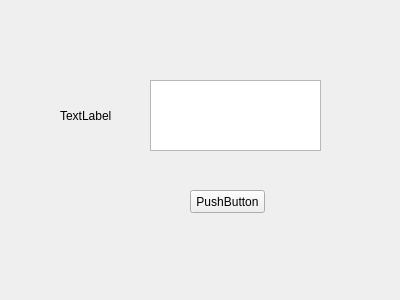
<?xml version="1.0" encoding="UTF-8"?>
<ui version="4.0">
 <class>FrmMain</class>
 <widget class="QWidget" name="FrmMain">
  <property name="geometry">
   <rect>
    <x>0</x>
    <y>0</y>
    <width>400</width>
    <height>300</height>
   </rect>
  </property>
  <property name="windowTitle">
   <string>Form</string>
  </property>
  <widget class="QPushButton" name="btnTest">
   <property name="geometry">
    <rect>
     <x>190</x>
     <y>190</y>
     <width>75</width>
     <height>23</height>
    </rect>
   </property>
   <property name="text">
    <string>PushButton</string>
   </property>
  </widget>
  <widget class="QLabel" name="lblShow">
   <property name="geometry">
    <rect>
     <x>60</x>
     <y>110</y>
     <width>54</width>
     <height>12</height>
    </rect>
   </property>
   <property name="text">
    <string>TextLabel</string>
   </property>
  </widget>
  <widget class="QTextEdit" name="txtInput">
   <property name="geometry">
    <rect>
     <x>150</x>
     <y>80</y>
     <width>171</width>
     <height>71</height>
    </rect>
   </property>
  </widget>
 </widget>
 <resources/>
 <connections/>
</ui>
